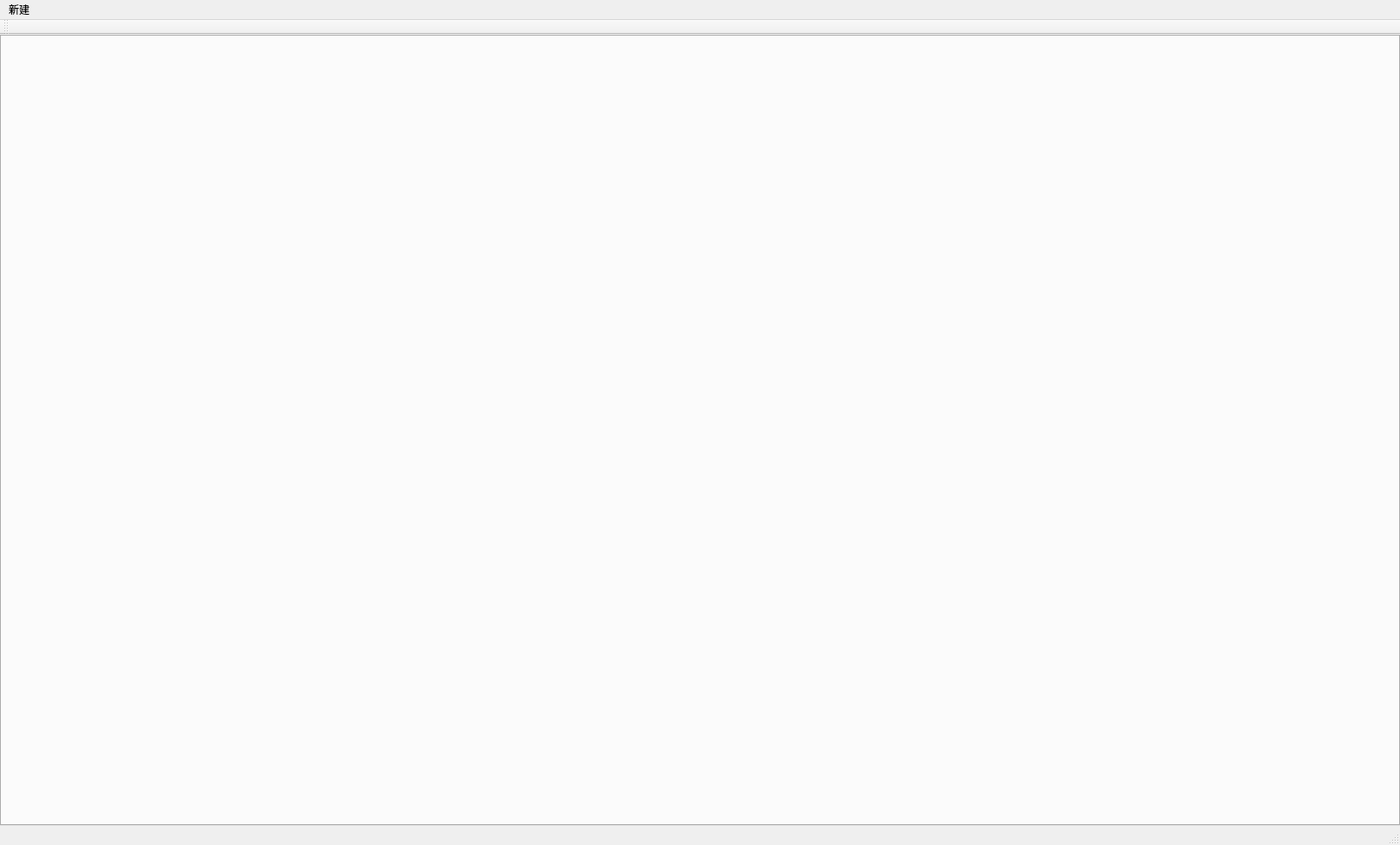
<?xml version="1.0" encoding="UTF-8"?>
<ui version="4.0">
 <class>MainWindow</class>
 <widget class="QMainWindow" name="MainWindow">
  <property name="geometry">
   <rect>
    <x>0</x>
    <y>0</y>
    <width>1613</width>
    <height>973</height>
   </rect>
  </property>
  <property name="windowTitle">
   <string notr="true">方程算力提升工具</string>
  </property>
  <widget class="QWidget" name="centralWidget">
   <layout class="QGridLayout" name="gridLayout">
    <property name="leftMargin">
     <number>0</number>
    </property>
    <property name="topMargin">
     <number>0</number>
    </property>
    <property name="rightMargin">
     <number>0</number>
    </property>
    <property name="bottomMargin">
     <number>0</number>
    </property>
    <item row="0" column="0">
     <widget class="QTabWidget" name="tabWidget">
      <property name="currentIndex">
       <number>-1</number>
      </property>
      <property name="tabsClosable">
       <bool>true</bool>
      </property>
     </widget>
    </item>
   </layout>
  </widget>
  <widget class="QMenuBar" name="menuBar">
   <property name="geometry">
    <rect>
     <x>0</x>
     <y>0</y>
     <width>1613</width>
     <height>23</height>
    </rect>
   </property>
   <widget class="QMenu" name="menuNew">
    <property name="title">
     <string>新建</string>
    </property>
    <addaction name="actionNewQuadraticEquationCalculator"/>
    <addaction name="actionNewSimultaneousQuadraticEquationsCalculator"/>
    <addaction name="separator"/>
    <addaction name="actionNewCubicEquationCalculator"/>
    <addaction name="actionNewQuarticEquationCalculator"/>
    <addaction name="separator"/>
   </widget>
   <addaction name="menuNew"/>
  </widget>
  <widget class="QStatusBar" name="statusBar"/>
  <widget class="QToolBar" name="mainToolBar">
   <property name="windowTitle">
    <string notr="true"/>
   </property>
   <attribute name="toolBarArea">
    <enum>TopToolBarArea</enum>
   </attribute>
   <attribute name="toolBarBreak">
    <bool>false</bool>
   </attribute>
  </widget>
  <action name="actionNewQuadraticEquationCalculator">
   <property name="text">
    <string notr="true">一元二次方程</string>
   </property>
   <property name="iconText">
    <string notr="true">一元二次方程</string>
   </property>
   <property name="toolTip">
    <string notr="true">一元二次方程</string>
   </property>
  </action>
  <action name="actionNewSimultaneousQuadraticEquationsCalculator">
   <property name="text">
    <string notr="true">二元二次方程组</string>
   </property>
   <property name="iconText">
    <string notr="true">二元二次方程组</string>
   </property>
   <property name="toolTip">
    <string notr="true">二元二次方程组</string>
   </property>
  </action>
  <action name="actionNewCubicEquationCalculator">
   <property name="text">
    <string notr="true">一元三次方程</string>
   </property>
   <property name="iconText">
    <string notr="true">一元三次方程</string>
   </property>
   <property name="toolTip">
    <string notr="true">一元三次方程</string>
   </property>
  </action>
  <action name="actionNewQuarticEquationCalculator">
   <property name="text">
    <string notr="true">一元四次方程</string>
   </property>
   <property name="iconText">
    <string notr="true">一元四次方程</string>
   </property>
   <property name="toolTip">
    <string notr="true">一元四次方程</string>
   </property>
  </action>
 </widget>
 <layoutdefault spacing="6" margin="11"/>
 <resources/>
 <connections/>
</ui>
